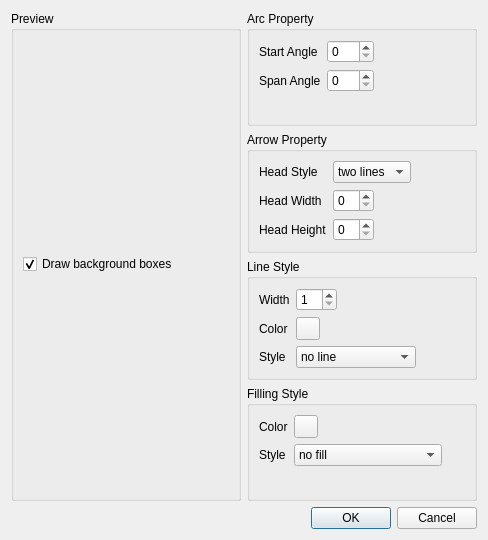
<?xml version="1.0" encoding="UTF-8"?>
<ui version="4.0">
 <class>StyleDialogBase</class>
 <widget class="QDialog" name="StyleDialogBase">
  <property name="geometry">
   <rect>
    <x>0</x>
    <y>0</y>
    <width>488</width>
    <height>540</height>
   </rect>
  </property>
  <property name="windowTitle">
   <string>Style Dialog</string>
  </property>
  <layout class="QVBoxLayout" name="verticalLayout_2">
   <item>
    <layout class="QHBoxLayout" name="horizontalLayout">
     <item>
      <widget class="QGroupBox" name="previewGroupBox">
       <property name="title">
        <string>Preview</string>
       </property>
       <layout class="QVBoxLayout" name="previewLayout">
        <item>
         <widget class="QCheckBox" name="backgroundCheckBox">
          <property name="text">
           <string>Draw background boxes</string>
          </property>
          <property name="checked">
           <bool>true</bool>
          </property>
         </widget>
        </item>
       </layout>
      </widget>
     </item>
     <item>
      <layout class="QVBoxLayout" name="verticalLayout">
       <item>
        <widget class="QGroupBox" name="arcGroupBox">
         <property name="title">
          <string>Arc Property</string>
         </property>
         <layout class="QFormLayout" name="formLayout_2">
          <property name="fieldGrowthPolicy">
           <enum>QFormLayout::ExpandingFieldsGrow</enum>
          </property>
          <item row="0" column="0">
           <widget class="QLabel" name="startAngleLabel">
            <property name="text">
             <string>Start Angle</string>
            </property>
           </widget>
          </item>
          <item row="0" column="1">
           <widget class="QSpinBox" name="startAngleSpinBox">
            <property name="maximum">
             <number>360</number>
            </property>
           </widget>
          </item>
          <item row="1" column="0">
           <widget class="QLabel" name="spanAngleLabel">
            <property name="text">
             <string>Span Angle</string>
            </property>
           </widget>
          </item>
          <item row="1" column="1">
           <widget class="QSpinBox" name="spanAngleSpinBox">
            <property name="maximum">
             <number>360</number>
            </property>
           </widget>
          </item>
         </layout>
        </widget>
       </item>
       <item>
        <widget class="QGroupBox" name="arrowGroupBox">
         <property name="title">
          <string>Arrow Property</string>
         </property>
         <layout class="QFormLayout" name="formLayout_3">
          <property name="fieldGrowthPolicy">
           <enum>QFormLayout::ExpandingFieldsGrow</enum>
          </property>
          <item row="0" column="0">
           <widget class="QLabel" name="headStyleLabel">
            <property name="text">
             <string>Head Style</string>
            </property>
           </widget>
          </item>
          <item row="0" column="1">
           <widget class="QComboBox" name="arrowStyleComboBox">
            <item>
             <property name="text">
              <string>two lines</string>
             </property>
            </item>
            <item>
             <property name="text">
              <string>filled</string>
             </property>
            </item>
           </widget>
          </item>
          <item row="1" column="0">
           <widget class="QLabel" name="headWidthLabel">
            <property name="text">
             <string>Head Width</string>
            </property>
           </widget>
          </item>
          <item row="1" column="1">
           <widget class="QSpinBox" name="arrowWidthSpinBox"/>
          </item>
          <item row="2" column="0">
           <widget class="QLabel" name="headHeightLabel">
            <property name="text">
             <string>Head Height</string>
            </property>
           </widget>
          </item>
          <item row="2" column="1">
           <widget class="QSpinBox" name="arrowHeightSpinBox"/>
          </item>
         </layout>
        </widget>
       </item>
       <item>
        <widget class="QGroupBox" name="lineGroupBox">
         <property name="title">
          <string>Line Style</string>
         </property>
         <layout class="QFormLayout" name="formLayout_4">
          <property name="fieldGrowthPolicy">
           <enum>QFormLayout::ExpandingFieldsGrow</enum>
          </property>
          <item row="0" column="0">
           <widget class="QLabel" name="widthLabel">
            <property name="text">
             <string>Width</string>
            </property>
           </widget>
          </item>
          <item row="0" column="1">
           <widget class="QSpinBox" name="lineWidthSpinBox">
            <property name="minimum">
             <number>1</number>
            </property>
            <property name="maximum">
             <number>20</number>
            </property>
           </widget>
          </item>
          <item row="1" column="1">
           <widget class="QToolButton" name="lineColorButton">
            <property name="autoFillBackground">
             <bool>true</bool>
            </property>
            <property name="text">
             <string/>
            </property>
           </widget>
          </item>
          <item row="2" column="0">
           <widget class="QLabel" name="styleLabel">
            <property name="text">
             <string>Style</string>
            </property>
           </widget>
          </item>
          <item row="2" column="1">
           <widget class="QComboBox" name="lineStyleComboBox">
            <item>
             <property name="text">
              <string>no line</string>
             </property>
            </item>
            <item>
             <property name="text">
              <string>solid line</string>
             </property>
            </item>
            <item>
             <property name="text">
              <string>dash line</string>
             </property>
            </item>
            <item>
             <property name="text">
              <string>dot line</string>
             </property>
            </item>
            <item>
             <property name="text">
              <string>dash dot line</string>
             </property>
            </item>
            <item>
             <property name="text">
              <string>dash dot dot line</string>
             </property>
            </item>
           </widget>
          </item>
          <item row="1" column="0">
           <widget class="QLabel" name="colorLabel">
            <property name="text">
             <string>Color</string>
            </property>
           </widget>
          </item>
         </layout>
        </widget>
       </item>
       <item>
        <widget class="QGroupBox" name="fillGroupBox">
         <property name="title">
          <string>Filling Style</string>
         </property>
         <layout class="QFormLayout" name="formLayout_5">
          <property name="fieldGrowthPolicy">
           <enum>QFormLayout::ExpandingFieldsGrow</enum>
          </property>
          <item row="1" column="0">
           <widget class="QLabel" name="colorLabel_2">
            <property name="text">
             <string>Color</string>
            </property>
           </widget>
          </item>
          <item row="1" column="1">
           <widget class="QToolButton" name="fillColorButton">
            <property name="autoFillBackground">
             <bool>true</bool>
            </property>
            <property name="text">
             <string/>
            </property>
           </widget>
          </item>
          <item row="2" column="0">
           <widget class="QLabel" name="styleLabel_2">
            <property name="text">
             <string>Style</string>
            </property>
           </widget>
          </item>
          <item row="2" column="1">
           <widget class="QComboBox" name="fillStyleComboBox">
            <item>
             <property name="text">
              <string>no fill</string>
             </property>
            </item>
            <item>
             <property name="text">
              <string>solid</string>
             </property>
            </item>
            <item>
             <property name="text">
              <string>dense1 (densest)</string>
             </property>
            </item>
            <item>
             <property name="text">
              <string>dense2</string>
             </property>
            </item>
            <item>
             <property name="text">
              <string>dense3</string>
             </property>
            </item>
            <item>
             <property name="text">
              <string>dense4</string>
             </property>
            </item>
            <item>
             <property name="text">
              <string>dense5</string>
             </property>
            </item>
            <item>
             <property name="text">
              <string>dense6</string>
             </property>
            </item>
            <item>
             <property name="text">
              <string>dense 7 (least dense)</string>
             </property>
            </item>
            <item>
             <property name="text">
              <string>horizontal line</string>
             </property>
            </item>
            <item>
             <property name="text">
              <string>vertical line</string>
             </property>
            </item>
            <item>
             <property name="text">
              <string>crossed lines</string>
             </property>
            </item>
            <item>
             <property name="text">
              <string>hatched backward</string>
             </property>
            </item>
            <item>
             <property name="text">
              <string>hatched forward</string>
             </property>
            </item>
            <item>
             <property name="text">
              <string>diagonal crossed</string>
             </property>
            </item>
           </widget>
          </item>
         </layout>
        </widget>
       </item>
      </layout>
     </item>
    </layout>
   </item>
   <item>
    <widget class="QDialogButtonBox" name="buttonBox">
     <property name="orientation">
      <enum>Qt::Horizontal</enum>
     </property>
     <property name="standardButtons">
      <set>QDialogButtonBox::Cancel|QDialogButtonBox::Ok</set>
     </property>
    </widget>
   </item>
  </layout>
 </widget>
 <resources/>
 <connections>
  <connection>
   <sender>buttonBox</sender>
   <signal>accepted()</signal>
   <receiver>StyleDialogBase</receiver>
   <slot>accept()</slot>
   <hints>
    <hint type="sourcelabel">
     <x>248</x>
     <y>254</y>
    </hint>
    <hint type="destinationlabel">
     <x>157</x>
     <y>274</y>
    </hint>
   </hints>
  </connection>
  <connection>
   <sender>buttonBox</sender>
   <signal>rejected()</signal>
   <receiver>StyleDialogBase</receiver>
   <slot>reject()</slot>
   <hints>
    <hint type="sourcelabel">
     <x>316</x>
     <y>260</y>
    </hint>
    <hint type="destinationlabel">
     <x>286</x>
     <y>274</y>
    </hint>
   </hints>
  </connection>
 </connections>
</ui>
